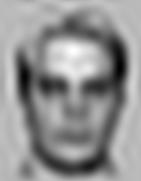
#> input picture HPF/A_HPF/A1.jpg, 141 x 181 px, found by its file name
$ jupyter execute --allow-errors FFT_images.ipynb
#> lines starting #> are read from the running program, lines starting #| are printed output that depends on the picture
[cell 1]
import numpy as np
import matplotlib.pyplot as plt
import seaborn as sns
import matplotlib as mpl
import pandas as pd

from scipy import stats
from scipy.optimize import curve_fit
from scipy import asarray as ar,exp
import cv2
from scipy import ndimage
from PIL import Image
import imageio

# https://stackoverflow.com/questions/66935821/how-to-apply-a-lpf-and-hpf-to-a-fft-fourier-transform
# https://stackoverflow.com/questions/60772146/why-is-it-that-passing-an-image-through-a-low-pass-filter-yields-values-higher-t

[cell 2]
# import the modules
import os
from os import listdir

# get the path/directory
folder_dir = "/Users/gorkem.er/Documents/GitHub/A22_exp/images"
#> (the rest of this cell did not finish here and is left out)

[cell 3]
import random
import numpy
RA = random.randint(-1,10)

list1 = numpy.array(range(10,30))
print(list1)
random.shuffle(list1)
print(list1)

print(list1 + RA)

[cell 4]
filterSize = 8
# get the path/directory
folder_dir = "/Users/gorkem.er/Documents/GitHub/A22_exp/images/"
print(folder_dir)
#> (the rest of this cell did not finish here and is left out)

[cell 5]
filterSize = 8
# get the path/directory
folder_dir = "/Users/gorkem.er/Documents/GitHub/A22_exp/images"
print(folder_dir)
#> (the rest of this cell did not finish here and is left out)

[cell 6]
filterSize = 25
img = Image.open('A1.jpg').convert('L')
#> img is the input picture: PIL image 141x181 L; min 0, max 255, mean 146.5
img.save('output_file.jpg')

f = np.fft.fft2(img)
fshift = np.fft.fftshift(f) ## shift for centering 0.0 (x,y)
magnitude_spectrum = 20*np.log(np.abs(fshift))
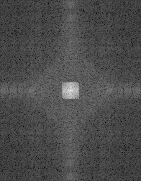
#> magnitude_spectrum: shape (181, 141) float64; min -2.3, max 302.7, mean 88.6; drawn with min black and max white

plt.subplot(121),plt.imshow(img, cmap = 'gray')
plt.title('Input Image'), plt.xticks([]), plt.yticks([])
plt.subplot(122),plt.imshow(magnitude_spectrum, cmap = 'gray')
plt.title('Magnitude Spectrum'), plt.xticks([]), plt.yticks([])
plt.show()
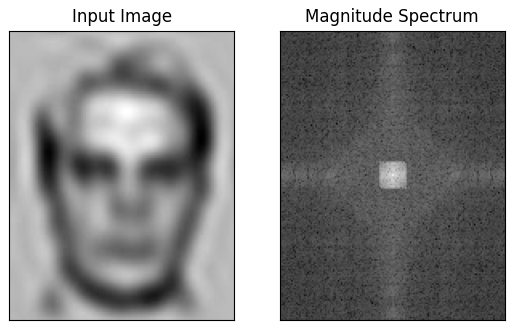
#> figure drawn by matplotlib, 2 panels

 ## removing low frequency contents by applying a 60x60 rectangle window (for masking)
rows = np.size(img, 0) #taking the size of the image
#> rows = 181
cols = np.size(img, 1)
#> cols = 141
crow, ccol = rows/2, cols/2
#> crow = 90.5; ccol = 70.5

print(crow)
#| 90.5
crow = int(crow - 0.5)
#> crow = 90
ccol = int(ccol - 0.5)
#> ccol = 70

fshift[crow-filterSize:crow+filterSize, ccol-filterSize:ccol+filterSize] = 0
f_ishift= np.fft.ifftshift(fshift)

img_back = np.fft.ifft2(f_ishift) ## shift for centering 0.0 (x,y)
img_back = np.abs(img_back)
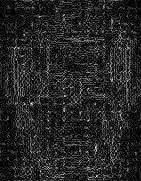
#> img_back: shape (181, 141) float64; min 0.00121, max 4.39, mean 0.667; drawn with min black and max white


cv2.imwrite('FF_transformed_file.jpg',img_back)
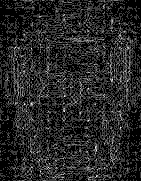
#> saved as FF_transformed_file.jpg: shape (181, 141); min 0, max 4, mean 0.616; drawn with min black and max white
plt.figure(figsize=(11,6))
plt.subplot(131),plt.imshow(img, cmap = 'gray')
plt.title('Input Image'), plt.xticks([]), plt.yticks([])
plt.subplot(132),plt.imshow(img_back, cmap = 'gray')
plt.title('Image after removing low freq'), plt.xticks([]), plt.yticks([])

[cell 7]
filterSize = 10
img = Image.open('A1.jpg').convert('L')

dft = cv2.dft(np.float32(img),flags = cv2.DFT_COMPLEX_OUTPUT)
# shift the zero-frequncy component to the center of the spectrum
dft_shift = np.fft.fftshift(dft)

rows = np.size(img, 0) #taking the size of the image
cols = np.size(img, 1)
crow, ccol = rows//2, cols//2

# create a mask first, center square is 1, remaining all zeros
mask = np.zeros((rows,cols,2),np.uint8)
mask[crow-filterSize:crow+filterSize, ccol-filterSize:ccol+filterSize] = 1
# apply mask and inverse DFT
fshift2 = dft_shift*mask
f_ishift2 = np.fft.ifftshift(fshift2)
img_back2 = cv2.idft(f_ishift2)
img_back2 = cv2.magnitude(img_back2[:,:,0],img_back2[:,:,1])
# plot both images
plt.figure(figsize=(11,6))
plt.subplot(131),plt.imshow(img, cmap = 'gray')
plt.title('Input Image'), plt.xticks([]), plt.yticks([])
# plt.subplot(132),plt.imshow(img_back, cmap = 'gray')
# plt.title('Low Pass Filter'), plt.xticks([]), plt.yticks([])
plt.subplot(133),plt.imshow(img_back2, cmap = 'gray')
plt.title('Low Pass Filter'), plt.xticks([]), plt.yticks([])
plt.show()
#imageio.imsave('fft-then-ifft.jpg', img_back22)

[cell 8]
plt.figure(figsize=(11,6))
plt.subplot(131),plt.imshow(img)
plt.title('Input Image'), plt.xticks([]), plt.yticks([])
plt.subplot(132),plt.imshow(img_back)
plt.title('Low Pass Filter'), plt.xticks([]), plt.yticks([])
plt.subplot(133),plt.imshow(img_back2)
plt.title('Low Pass Filter'), plt.xticks([]), plt.yticks([])
plt.show()

[cell 9]
imageee = cv2.imread('A1.jpg')
#> imageee: shape (181, 141, 3); min 0, max 255, mean 146.5
invert = cv2.bitwise_not(img_back) # OR
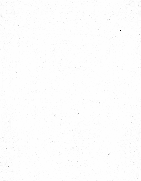
#> invert: shape (181, 141) float64; min -3610.4, max -0.951, mean -17.76; drawn with min black and max white
plt.imshow(invert)
